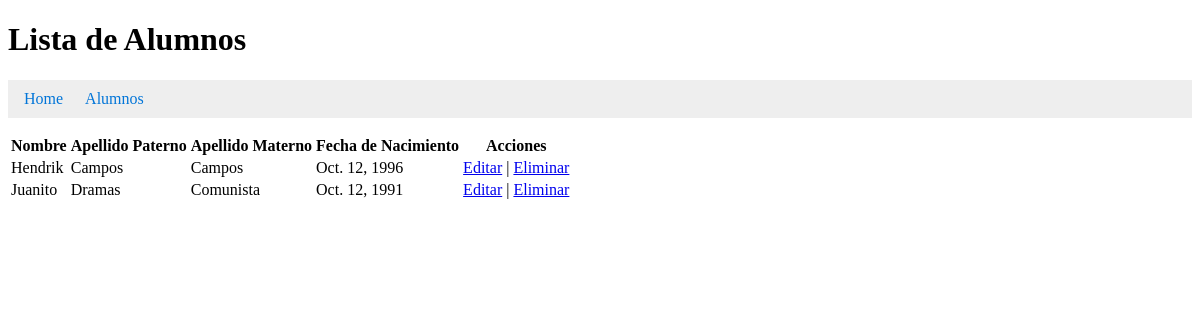
Screenshot of /alumnos/ with the database file from the repository.
### course_management/models.py (models this page shows, shortened)
class Alumno(models.Model):
    nombre = models.CharField(max_length=100)
    apellido_paterno = models.CharField(max_length=100, default="")
    apellido_materno = models.CharField(max_length=100,default="")
    fecha_nacimiento = models.DateField(null=True)
    asignaturas = models.ManyToManyField(Asignatura)

### course_management/views.py (the view)
# urls.py: path('alumnos/', views.alumnos_list, name='alumnos_list'),
def alumnos_list(request):
    breadcrumbs = [{'text': 'Home', 'url': '/'}, {'text': 'Alumnos', 'url': '/alumnos/'}]
    alumnos = Alumno.objects.all()
    form = AlumnoDeleteForm(request.POST or None)
    if request.method == 'POST' and form.is_valid():
        alumno_a_eliminar = form.cleaned_data['alumno_a_eliminar']
        alumno = get_object_or_404(Alumno, pk=alumno_a_eliminar.pk)
        alumno.delete()
        return redirect('alumnos_list')
    return render(request, 'alumnos_list.html', {'alumnos': alumnos, 'form': form, 'breadcrumbs': breadcrumbs})

### templates/alumnos_list.html (shortened to what this page needs)
<!DOCTYPE html>
<html lang="es">
<head>
    {% load static %}
    <link rel="stylesheet" type="text/css" href="{% static 'css/breadcrumbs.css' %}">
</head>
<body>
    <h1>Lista de Alumnos</h1>
    <div class="breadcrumbs">
        <ul>
            {% for breadcrumb in breadcrumbs %}
                <li><a href="{{ breadcrumb.url }}">{{ breadcrumb.text }}</a></li>
            {% endfor %}
        </ul>
    </div>
    <table class="table">
        <thead>
            <tr>
                <th>Nombre</th>
                <th>Apellido Paterno</th>
                <th>Apellido Materno</th>
                <th>Fecha de Nacimiento</th>
                <th>Acciones</th>
            </tr>
        </thead>
        <tbody>
            {% for alumno in alumnos %}
                <tr>
                    <td>{{ alumno.nombre }}</td>
                    <td>{{ alumno.apellido_paterno }}</td>
                    <td>{{ alumno.apellido_materno }}</td>
                    <td>{{ alumno.fecha_nacimiento }}</td>
                    <td>
                        <a href="{% url 'editar_alumno' alumno.pk %}">Editar</a> |
                        <a href="{% url 'eliminar_alumno' alumno.pk %}">Eliminar</a>
                    </td>
                </tr>
            {% endfor %}
        </tbody>
    </table>
</body>
</html>

### static/css/breadcrumbs.css (style rules this page uses)
.breadcrumbs ul { padding: 10px 16px; list-style: none; background-color: #eee; }
.breadcrumbs li { display: inline-block; margin-right: 18px; }
.breadcrumbs a { color: #0275d8; text-decoration: none; }

### rows the page displays
Alumno: nombre "Hendrik", apellido_paterno "Campos", apellido_materno "Campos", fecha_nacimiento "Oct. 12, 1996"
Alumno: nombre "Juanito", apellido_paterno "Dramas", apellido_materno "Comunista", fecha_nacimiento "Oct. 12, 1991"

### other values shown
{{ breadcrumb.text }} "Home" "Alumnos"
